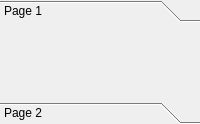
<?xml version='1.0'?>
<ui version="4.0">
 <class>ToolBox</class>
 <widget class="QToolBox" name="ToolBox">
  <property name="currentIndex">
   <number>0</number>
  </property>
  <property name="windowTitle">
   <string>ToolBox</string>
  </property>
  <widget class="QWidget" name="page">
   <attribute name="label">
    <string>Page 1</string>
   </attribute>
  </widget>
  <widget class="QWidget" name="page">
   <attribute name="label">
    <string>Page 2</string>
   </attribute>
  </widget>
 </widget>
</ui>
